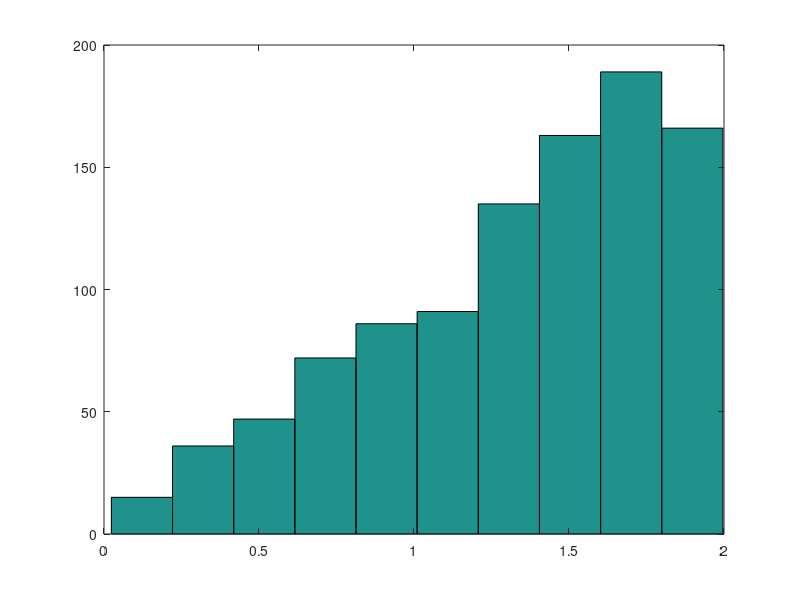

MATLAB code to generate this figure:
clear all;
close all;


f0 = @(x) 2*x+6;
f1 = @(x) 2*sqrt(x);

a = 2;
f2 = @(x) -log(x)/a;

numbers = [];
u_nums = [];
for i=1:1000
    u = rand();
    u_nums(i) = u;
    
    numbers(i) = f1(u);
     
%     sign = rand();
%     if sign < 0.5
%         numbers(i) = f2(u);
%     else
%         numbers(i) = -f2(u);
%     end
%     
   %numbers(i) = f1(u);
    
end


% figure
% plot(numbers, u_nums, "*");
figure
hist(numbers,10)

median = median(numbers);
mean = mean(numbers);
var = var(numbers);

median
mean
var
        